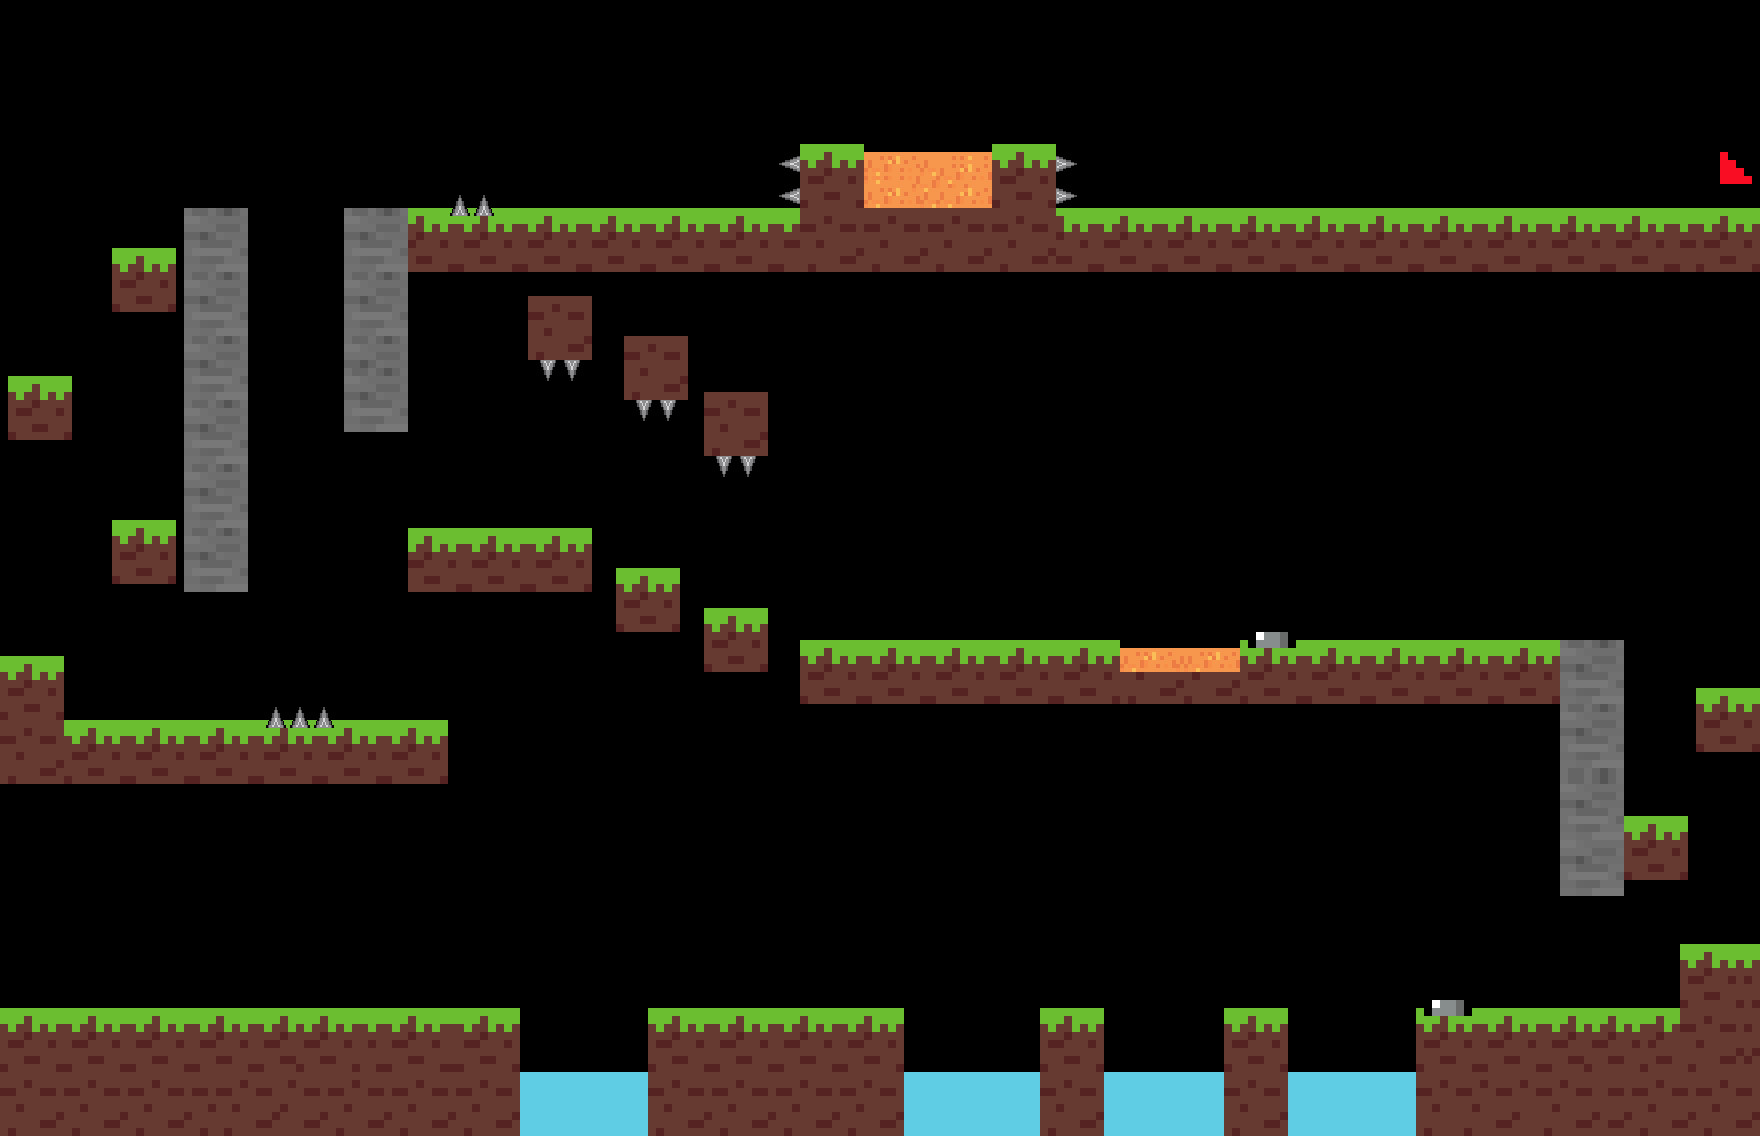

Rendered tile map (Tiled .tmx) drawn with the repository's tilesets; below, a short description and the map source with its tile grids summarised:
An orthogonal 220x142 tile map with 8x8 px tiles, 2 tile layers (base layer, objects), 8 tilesets.

<map version="1.10" tiledversion="1.10.0" orientation="orthogonal" renderorder="right-down" width="220" height="142" tilewidth="8" tileheight="8" infinite="0" nextlayerid="5" nextobjectid="1">
 <tileset firstgid="1" source="sea.tsx" />
 <tileset firstgid="65" source="dirt.tsx" />
 <tileset firstgid="129" source="grass.tsx" />
 <tileset firstgid="193" source="stone.tsx" />
 <tileset firstgid="257" source="lava.tsx" />
 <tileset firstgid="321" source="spike.tsx" />
 <tileset firstgid="385" source="rock.tsx" />
 <tileset firstgid="449" source="flag.tsx" />
 <layer id="1" name="base layer" width="220" height="142">
  <data>[31240 cells, 7557 non-empty, 280 distinct tile ids]</data>
 </layer>
 <layer id="4" name="objects" width="220" height="142">
  <data>[31240 cells, 288 non-empty, 162 distinct tile ids]</data>
 </layer>
</map>
